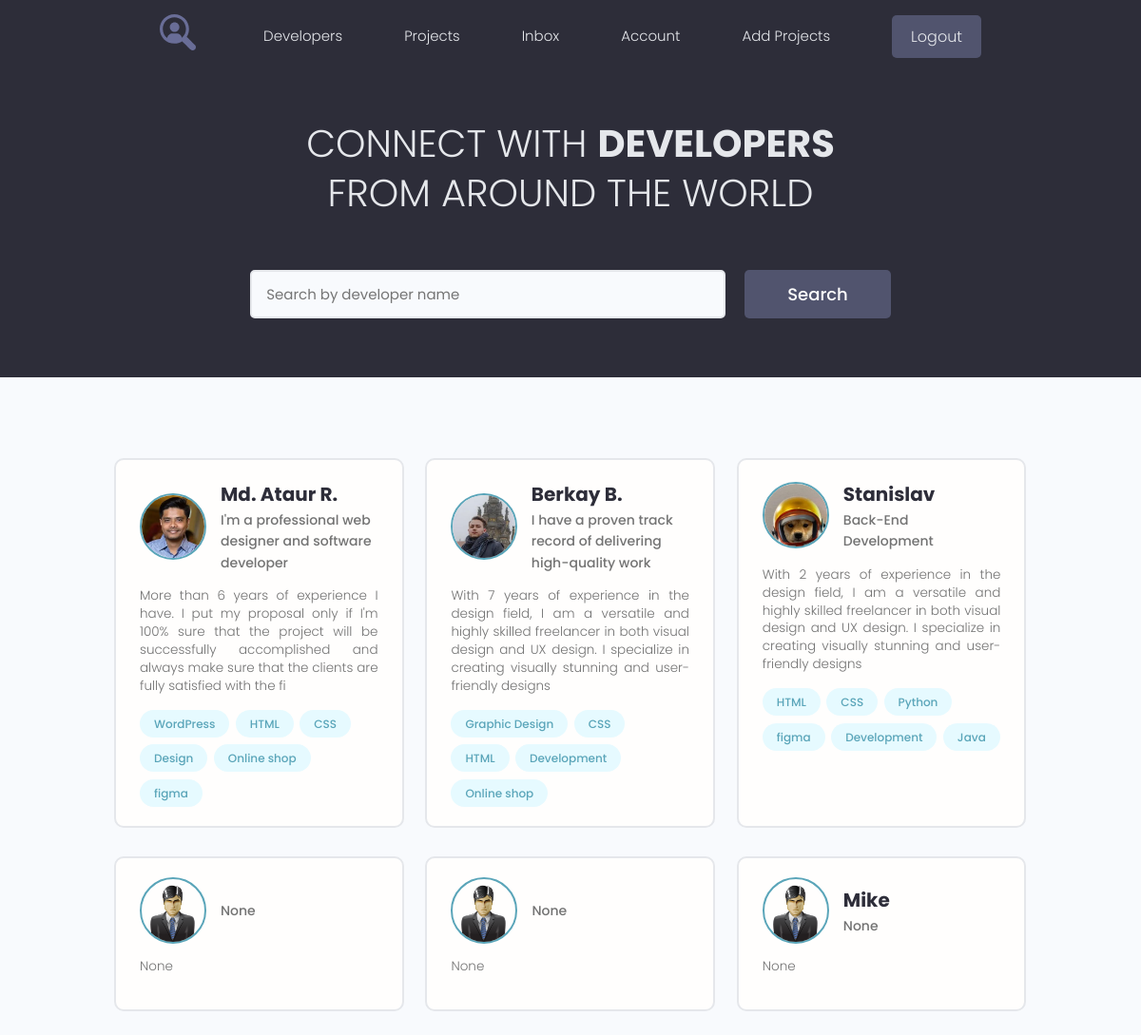
The app's page / (signed in) with its own data.
### users/models.py (models this page shows, shortened)
class Profile(models.Model):
    user = models.OneToOneField(User, on_delete=models.CASCADE, null=True, blank=True)  # Один профиль пользователя может быть связан с одним зарегистрированным пользователем, у которого могут быть проекты и т.д. Что бы одна регистрационная учётка соответствовала одному профилю пользователя.
    name = models.CharField(max_length=200, blank=True, null=True)
    email = models.EmailField(max_length=500, blank=True, null=True)  # что бы у него проходила валидация от самого django
    username = models.CharField(max_length=200, blank=True, null=True)
    short_info = models.CharField(max_length=200, blank=True, null=True)  # краткое описание
    bio = models.TextField(blank=True, null=True)
    profile_image = models.ImageField(blank=True, null=True, upload_to='profiles/', default='profiles/user-default.png')
    social_github = models.CharField(max_length=200, blank=True, null=True)
    social_youtube = models.CharField(max_length=200, blank=True, null=True)
    social_website = models.CharField(max_length=200, blank=True, null=True)
    created = models.DateTimeField(auto_now_add=True)

class Skill(models.Model):
    owner = models.ForeignKey(Profile, on_delete=models.CASCADE, null=True, blank=True)  # Владелец скилов.
    name = models.CharField(max_length=200, blank=True, null=True)  # имя самого навыка
    description = models.TextField(blank=True, null=True)
    created = models.DateTimeField(auto_now_add=True)
    def __str__(self):
        return f'{self.name}'

### users/views.py (the view)
# urls.py: path('', views.profiles, name='profiles'),
def profiles(request):
    prof, search_query = search_profiles(request)  # будет возвращать кортеж с данными, распаковываем в две переменные
    context = {
        'profiles': prof,
        'search_query': search_query
    }
    return render(request, 'users/index.html', context)

### users/utils.py (called while the page is built)
def search_profiles(request):
    search_query = '' # Если пользователь ни чего не введет, то будет пустая строка. search_query - значение value в шаблоне.
    if request.GET.get('search_query'): # если пользователь что-то введет search_query, будет True.
        search_query = request.GET.get('search_query') # то что ввёл перезапишем
    skill = Skill.objects.filter(name__icontains=search_query)
    profiles = Profile.objects.distinct().filter(
        Q(name__icontains=search_query) |
        Q(short_info__icontains=search_query) |
        Q(skill__in=skill)
    ) # будем доставать из БД только те элементы которые имеют определенной значение. Q затем один элмент или другой. distinct() - исключить повторяющиеся элементы.
    return profiles, search_query

### users/templates/users/index.html (shortened to what this page needs)
{% extends 'projects/base.html' %}
{% block content %}
<main class="home">
    <section class="hero-section text-center">
        <div class="container container--narrow">
            <div class="hero-section__box">
                <h2>CONNECT WITH <span>DEVELOPERS</span></h2>
                <h2>FROM AROUND THE WORLD</h2>
            </div>
            <div class="hero-section__search">
                <form class="form" action="{% url 'profiles' %}" method="get">
                    <div class="form__field">
                        <input class="input input--text" id="formInput#search" type="text" name="search_query"
                               value="{{ search_query }}"
                               placeholder="Search by developer name"/>
                    </div>
                    <input class="btn btn--sub btn--lg" type="submit" value="Search"/>
                </form>
            </div>
        </div>
    </section>
    <section class="devlist">
        <div class="container">
            <div class="grid grid--three">
                {% for profile in profiles%}
                <div class="column card">
                    <div class="dev">
                        <a href="{% url 'user_profile' profile.id %}" class="card__body">
                            <div class="dev__profile">
                                <img class="avatar avatar--md" src="{{ profile.profile_image.url }}" alt="image"/>
                                <div class="dev__meta">
                                    <h3>{{ profile.name }}</h3>
                                    <h5>{{ profile.short_info|slice:'60' }}</h5>
                                </div>
                            </div>
                            <p class="dev__info">
                                {{ profile.bio|slice:'200' }}
                            </p>
                            <div class="dev__skills">
                                {% for skill in profile.skill_set.all|slice:'6' %}
                                <span class="tag tag--pill tag--main">
                    <small>{{ skill }}</small>
                  </span>
                                {% endfor %}
                            </div>
                        </a>
                    </div>
                </div>
                {% endfor %}
            </div>
        </div>
    </section>
</main>
{% endblock %}

### projects/static/styles/app.css (style rules this page uses)
:root { --color-sub: #2d2d39; }
.btn--sub { background-color: var(--color-sub-light); }
.card { border: 2px solid var(--color-light); }
img { width: 100%; }
.hero-section { height: 40vh; display: flex; align-items: center; background-color: var(--color-sub); }
.hero-section__box { margin-bottom: 4rem; }
.hero-section__box > h2, .hero-section__box > h2 > span { font-size: 4rem; color: var(--color-light); line-height: 1.3; text-transform: uppercase; }
.hero-section__box > h2 { font-weight: 300; }
.hero-section__box > h2 > span { font-weight: 700; }
.hero-section__search > .form { display: flex; align-items: center; justify-content: center; gap: 2rem; }
.hero-section__search > .form input.input--text { width: 50rem; }
.devlist { margin-top: 8rem; }
.devlist .grid { align-items: stretch; }
.devlist .dev .dev__profile { display: flex; align-items: center; gap: 1.5rem; }
.devlist .dev .dev__meta h3 { color: var(--color-sub); font-size: 2rem; font-weight: 700; }
.devlist .dev .dev__meta h5 { color: var(--color-text); font-size: 1.4rem; font-weight: 500; }
.devlist .dev .dev__info { margin: 1.5rem 0; font-size: 1.35rem; line-height: 1.4; text-align: justify; }

### projects/static/uikit/styles/modules/_variables.css (style rules this page uses)
:root { --color-main: #5aa5b9; --color-main-light: #e6faff; --color-sub: #3f4156; --color-sub-light: #51546e; --color-sub-lighter: #ededfd; --color-text: #737373; --color-gray: #8b8b8b; --color-light: #e5e7eb; --color-light-gray: #767676; --color-bg: #f8fafd; --color-white: #fffefd; --color-white-light: #f3f3f3; --color-success: #359e64; --color-success-bg: #def8e8; --color-error: #fc4b0b; --color-error-bg: #fff2ee; --font-base: 'Poppins', arial, helvetica, 'Segoe UI', roboto, ubuntu, sans-serif; --font-monospace: 'Fira Code', 'Courier New', courier, monospace; --font-regular: 300; --font-medium: 500; --font-bold: 700; --generic-shadow: 1px 1px 5px #00000010; --generic-transition: all 0.3s ease-in-out; }

### projects/static/uikit/styles/modules/_base.css (style rules this page uses)
* { margin: 0; padding: 0; box-sizing: border-box; text-rendering: optimizeLegibility; color: inherit; font-size: inherit; }
html { font-size: 50%; }
@media only screen and (min-width: 480px) { html { font-size: 56.25%; } }
@media only screen and (min-width: 1200px) { html { font-size: 62.5%; } }
body { line-height: 1.6; font-weight: 400; font-size: 1.5rem; color: var(--color-text); background-color: var(--color-bg); min-height: 100vh; }

### projects/static/uikit/styles/modules/_typography.css (style rules this page uses)
* { font-family: var(--font-base); }
h2 { font-size: 3.6rem; font-weight: var(--font-bold); }
h3 { font-size: 3.2rem; font-weight: var(--font-medium); }
h5 { font-size: 2.4rem; font-weight: var(--font-medium); }
h5, h6 { font-weight: var(--font-regular); }
p, span, strong { font-size: 1.6rem; color: var(--color-text); font-weight: var(--font-regular); }
a { padding-bottom: 2px; text-decoration: none; display: inline-block; color: var(--color-main); font-weight: var(--font-medium); }

### projects/static/uikit/styles/modules/_utilities.css (style rules this page uses)
.container { width: 92%; max-width: 165rem; margin: 0 auto; box-sizing: border-box; }
.container--narrow { width: 92%; max-width: 120rem; }
@media screen and (min-width: 1000px) { .container { width: 90%; } }
@media screen and (min-width: 1000px) { .container--narrow { width: 85%; } }
@media screen and (min-width: 1200px) { .container { width: 80%; } }
@media screen and (min-width: 1200px) { .container--narrow { width: 72%; } }
.text-center { text-align: center; }

### projects/static/uikit/styles/modules/_avatar.css (style rules this page uses)
.avatar { border-radius: 50%; border: 2px solid var(--color-main); object-fit: cover; }
.avatar--md { height: 7rem; width: 7rem; }

### projects/static/uikit/styles/modules/_button.css (style rules this page uses)
.btn { display: inline-block; position: relative; cursor: pointer; background-color: var(--color-light); font-weight: var(--font-medium); color: var(--color-sub); text-decoration: none; padding: 1rem 2rem; border-radius: 0.5rem; border: none; width: -webkit-fit-content; width: -moz-fit-content; width: fit-content; height: -webkit-fit-content; height: -moz-fit-content; height: fit-content; font-size: 1.6rem; outline-width: 0; outline-color: transparent; -webkit-backface-visibility: hidden; backface-visibility: hidden; transition: all 0.3s ease-in-out; }
.btn--sub { background-color: var(--color-sub); color: var(--color-white); }
.btn--lg { font-size: 1.8rem; padding: 1.2rem 4.5rem; }

### projects/static/uikit/styles/modules/_card.css (style rules this page uses)
.card { border-radius: 1rem; background-color: var(--color-white); border: 1.5px solid var(--color-light); width: auto; height: auto; margin-top: 0.5rem; margin-bottom: 0.5rem; overflow: hidden; }
.card__body, .card__header { padding: 2rem 2.5rem; }

### records on screen
Profile: profile_image (picture), name "Md. Ataur R.", short_info "I'm a professional web designer and software developer", bio "More than 6 years of experience I have. I put my proposal only if I'm 100% sure that the project will be successfully accomplished and always make sure that the clients are fully satisfied with the fi"
Skill: name "WordPress"
Skill: name "HTML"
Skill: name "CSS"
Skill: name "Design"
Skill: name "Online shop"
Skill: name "figma"
Profile: profile_image (picture), name "Berkay B.", short_info "I have a proven track record of delivering high-quality work", bio "With 7 years of experience in the design field, I am a versatile and highly skilled freelancer in both visual design and UX design. I specialize in creating visually stunning and user-friendly designs"
Skill: name "Graphic Design"
Skill: name "CSS"
Skill: name "HTML"
Skill: name "Development"
Skill: name "Online shop"
Profile: profile_image (picture), name "Stanislav", short_info "Back-End Development", bio "With 2 years of experience in the design field, I am a versatile and highly skilled freelancer in both visual design and UX design. I specialize in creating visually stunning and user-friendly designs"
Skill: name "HTML"
Skill: name "CSS"
Skill: name "Python"
Skill: name "figma"
Skill: name "Development"
Skill: name "Java"
Profile: profile_image (placeholder picture), short_info "None", bio "None"
Profile: profile_image (placeholder picture), short_info "None", bio "None"
Profile: profile_image (placeholder picture), name "Mike", short_info "None", bio "None"
